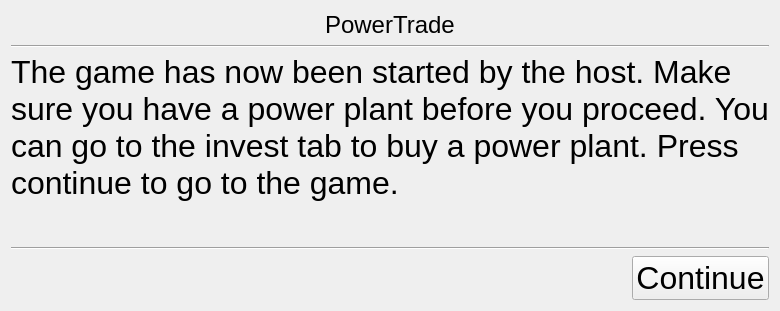
      <widget class="QWidget" name="page">
       <layout class="QVBoxLayout" name="verticalLayout_14">
        <item>
         <layout class="QHBoxLayout" name="horizontalLayout_7">
          <item alignment="Qt::AlignHCenter">
           <widget class="QLabel" name="start_logo">
            <property name="maximumSize">
             <size>
              <width>16777215</width>
              <height>30</height>
             </size>
            </property>
            <property name="font">
             <font>
              <pointsize>18</pointsize>
             </font>
            </property>
            <property name="text">
             <string>PowerTrade</string>
            </property>
           </widget>
          </item>
         </layout>
        </item>
        <item>
         <widget class="Line" name="line_9">
          <property name="orientation">
           <enum>Qt::Horizontal</enum>
          </property>
         </widget>
        </item>
        <item>
         <widget class="QLabel" name="label_15">
          <property name="font">
           <font>
            <pointsize>24</pointsize>
           </font>
          </property>
          <property name="text">
           <string>The game has now been started by the host. Make sure you have a power plant before you proceed. You can go to the invest tab to buy a power plant. Press continue to go to the game. </string>
          </property>
          <property name="wordWrap">
           <bool>true</bool>
          </property>
         </widget>
        </item>
        <item>
         <spacer name="verticalSpacer_8">
          <property name="orientation">
           <enum>Qt::Vertical</enum>
          </property>
          <property name="sizeHint" stdset="0">
           <size>
            <width>20</width>
            <height>40</height>
           </size>
          </property>
         </spacer>
        </item>
        <item>
         <widget class="Line" name="line_12">
          <property name="orientation">
           <enum>Qt::Horizontal</enum>
          </property>
         </widget>
        </item>
        <item>
         <layout class="QHBoxLayout" name="horizontalLayout_8">
          <item>
           <spacer name="horizontalSpacer_12">
            <property name="orientation">
             <enum>Qt::Horizontal</enum>
            </property>
            <property name="sizeHint" stdset="0">
             <size>
              <width>40</width>
              <height>20</height>
             </size>
            </property>
           </spacer>
          </item>
          <item>
           <widget class="QPushButton" name="start_button_continue">
            <property name="font">
             <font>
              <pointsize>24</pointsize>
             </font>
            </property>
            <property name="text">
             <string>Continue</string>
            </property>
           </widget>
          </item>
         </layout>
        </item>
       </layout>
      </widget>
